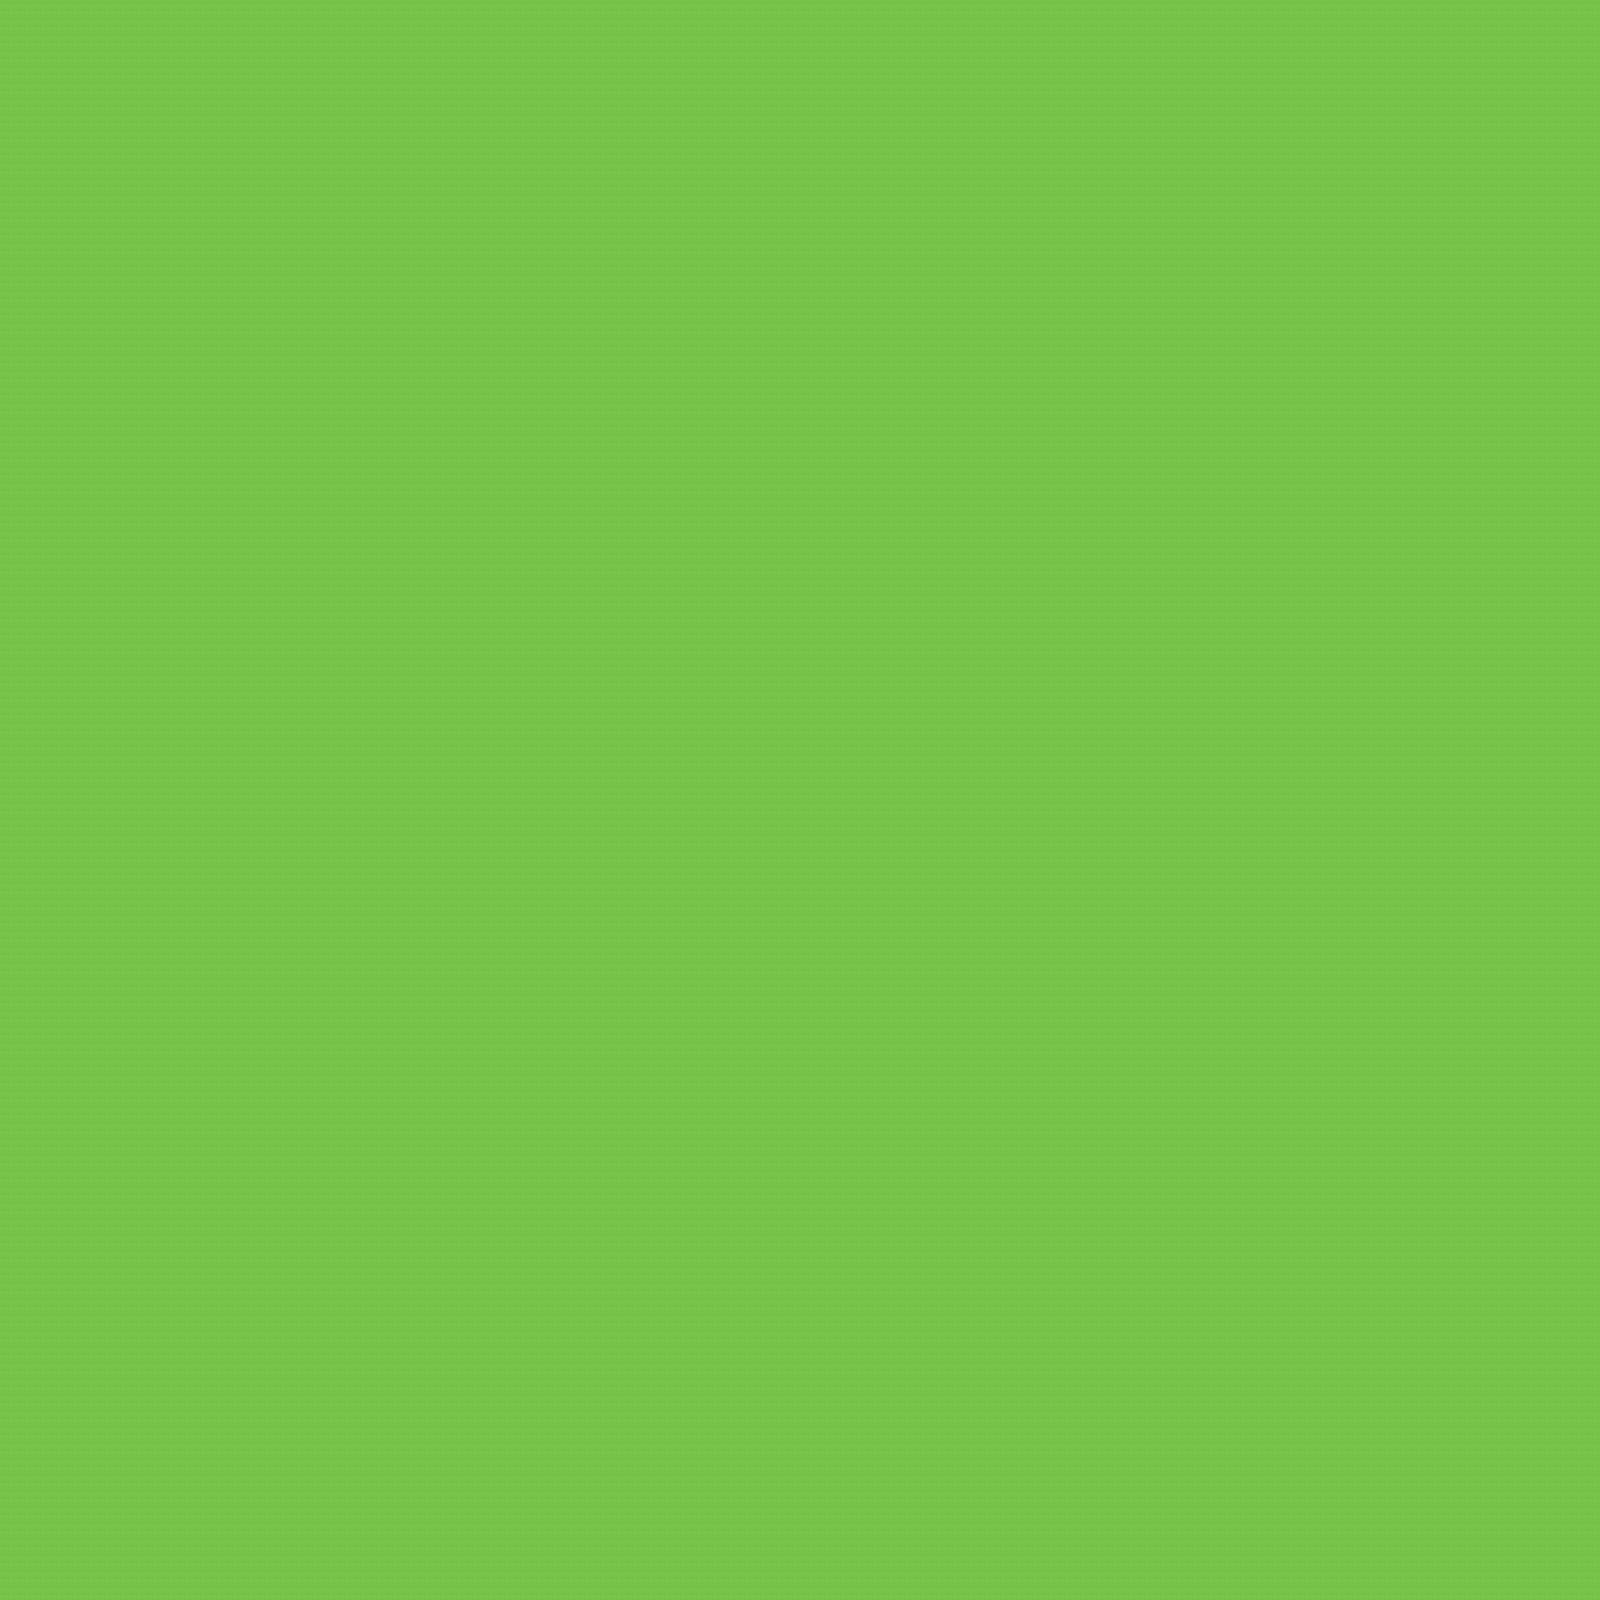

The image is a tile-based game level rendered from a .tmx file. Its description and source (layers, tilesets, objects; grid data summarised) follow:
An orthogonal 100x100 tile map with 16x16 px tiles, 1 tile layer (sol) and 5 objects (4x collision, player_spawn).

<map version="1.10" tiledversion="1.12.1-8-g449813058" orientation="orthogonal" renderorder="right-down" width="100" height="100" tilewidth="16" tileheight="16" infinite="0" nextlayerid="6" nextobjectid="9">
 <tileset firstgid="1" source="tileset/Tiles.tsx" />
 <layer id="3" name="sol" width="100" height="100">
  <data>[10000 cells, 10000 non-empty, 1 distinct tile ids]</data>
 </layer>
 <objectgroup id="4" name="spawn">
  <object id="1" name="player_spawn" x="781.333" y="1524">
   <point />
  </object>
 </objectgroup>
 <objectgroup id="5" name="colliions">
  <object id="5" name="collision" x="0" y="0" width="16" height="1600" />
  <object id="6" name="collision" x="0" y="1584" width="1600" height="16" />
  <object id="7" name="collision" x="0" y="0" width="1600" height="16" />
  <object id="8" name="collision" x="1584" y="0" width="16" height="1600" />
 </objectgroup>
</map>
